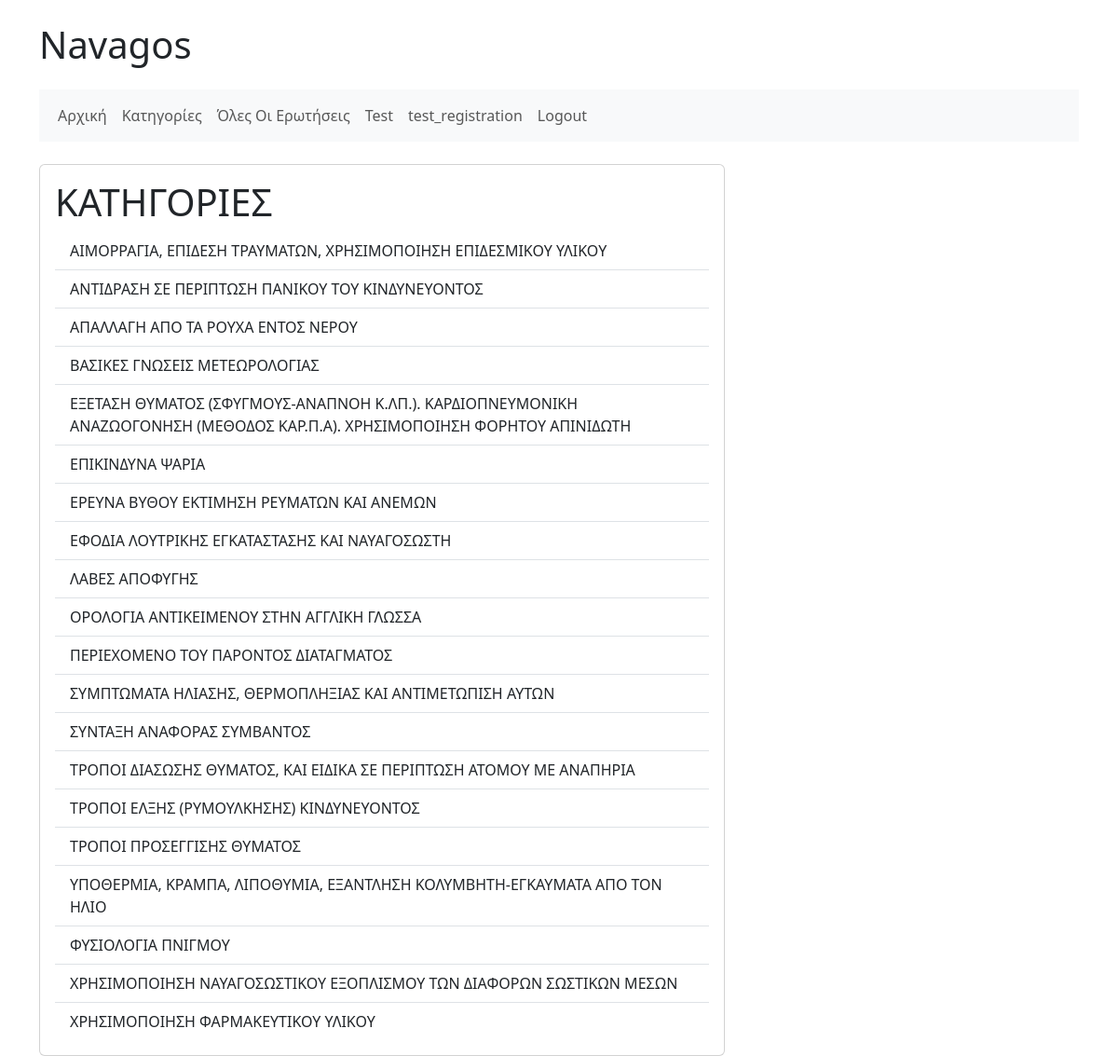
Screenshot of /categories/ (signed in) with the database file from the repository.
### navagos_main/models.py (models this page shows)
class Category(models.Model):
    category = models.TextField()
    def __str__(self):
        return self.category

### navagos_main/views.py (the view)
# urls.py: path('categories/', CategoryListCreateView.as_view(), name='category-list-create'),
@login_required
def categories(request):
    categories = Category.objects.order_by('id')
    context = {'categories' :categories}
    return render(request, 'navagos_main/categories.html', context)

### navagos_main/templates/navagos_main/categories.html
{% extends 'navagos_main/base.html' %}
{% block content %}
<div class="card">
  <div class="card-body">
    <h1 class="card-title">ΚΑΤΗΓΟΡΙΕΣ</h1>
    <ul class="list-group list-group-flush">
      {% for category in categories %}
        <li class="list-group-item">
          <a href="{{ category.id }}" class="text-decoration-none text-dark">
            {{ category }}
          </a>
        </li>
      {% empty %}
        <li class="list-group-item">
          No categories have been added yet.
        </li>
      {% endfor %}
    </ul>
  </div>
</div>
{% endblock content %}

### navagos_main/templates/navagos_main/base.html (shortened to what this page needs)
<!doctype html>
<html lang="en">
<head>
  <link href="https://cdn.jsdelivr.net/npm/bootstrap@5.3.3/dist/css/bootstrap.min.css" rel="stylesheet">
</head>
<body>
<div class="container">
  <h1 class="my-4">Navagos</h1>
  <nav class="navbar navbar-expand-lg navbar-light bg-light mb-4">
    <div class="container-fluid">
      <div class="collapse navbar-collapse" id="navbarNav">
        <ul class="navbar-nav">
          {% if user.is_authenticated %}
            <li class="nav-item">
              <a class="nav-link" href="{% url 'navagos_main:index' %}">Αρχική</a>
            </li>
            <li class="nav-item">
              <a class="nav-link" href="{% url 'navagos_main:categories' %}">Κατηγορίες</a>
            </li>
            <li class="nav-item">
              <a class="nav-link" href="{% url 'navagos_main:questions' %}">Όλες Οι Ερωτήσεις</a>
            </li>
            <li class="nav-item">
              <a class="nav-link" href="{% url 'navagos_main:test' %}">Test</a>
            </li>
            <li class="nav-item">
              <a class="nav-link" href="{% url 'navagos_main:account' %}">{{ user.username }}</a>
            </li>
            <li class="nav-item">
              <a class="nav-link" href="{% url 'navagos_auth_app:logout' %}">Logout</a>
            </li>
          {% endif %}
        </ul>
      </div>
    </div>
  </nav>
  <div class="row">
    <div class="col-md-8">
      {% block content %}
      {% endblock %}
    </div>
    <div class="col-md-4">
    </div>
  </div>
</div>
</body>
</html>

### rows the page displays
Category: category "ΑΙΜΟΡΡΑΓΙΑ, ΕΠΙΔΕΣΗ ΤΡΑΥΜΑΤΩΝ, ΧΡΗΣΙΜΟΠΟΙΗΣΗ ΕΠΙΔΕΣΜΙΚΟΥ ΥΛΙΚΟΥ"
Category: category "ΑΝΤΙΔΡΑΣΗ ΣΕ ΠΕΡΙΠΤΩΣΗ ΠΑΝΙΚΟΥ ΤΟΥ ΚΙΝΔΥΝΕΥΟΝΤΟΣ"
Category: category "ΑΠΑΛΛΑΓΗ ΑΠΟ ΤΑ ΡΟΥΧΑ ΕΝΤΟΣ ΝΕΡΟΥ"
Category: category "ΒΑΣΙΚΕΣ ΓΝΩΣΕΙΣ ΜΕΤΕΩΡΟΛΟΓΙΑΣ"
Category: category "ΕΞΕΤΑΣΗ ΘΥΜΑΤΟΣ (ΣΦΥΓΜΟΥΣ-ΑΝΑΠΝΟΗ Κ.ΛΠ.). ΚΑΡΔΙΟΠΝΕΥΜΟΝΙΚΗ ΑΝΑΖΩΟΓΟΝΗΣΗ (ΜΕΘΟΔΟΣ ΚΑΡ.Π.Α). ΧΡΗΣΙΜΟΠΟΙΗΣΗ ΦΟΡΗΤΟΥ ΑΠΙΝΙΔΩΤΗ"
Category: category "ΕΠΙΚΙΝΔΥΝΑ ΨΑΡΙΑ"
Category: category "ΕΡΕΥΝΑ ΒΥΘΟΥ ΕΚΤΙΜΗΣΗ ΡΕΥΜΑΤΩΝ ΚΑΙ ΑΝΕΜΩΝ"
Category: category "ΕΦΟΔΙΑ ΛΟΥΤΡΙΚΗΣ ΕΓΚΑΤΑΣΤΑΣΗΣ ΚΑΙ ΝΑΥΑΓΟΣΩΣΤΗ"
Category: category "ΛΑΒΕΣ ΑΠΟΦΥΓΗΣ"
Category: category "ΟΡΟΛΟΓΙΑ ΑΝΤΙΚΕΙΜΕΝΟΥ ΣΤΗΝ ΑΓΓΛΙΚΗ ΓΛΩΣΣΑ"
Category: category "ΠΕΡΙΕΧΟΜΕΝΟ ΤΟΥ ΠΑΡΟΝΤΟΣ ΔΙΑΤΑΓΜΑΤΟΣ"
Category: category "ΣΥΜΠΤΩΜΑΤΑ ΗΛΙΑΣΗΣ, ΘΕΡΜΟΠΛΗΞΙΑΣ ΚΑΙ ΑΝΤΙΜΕΤΩΠΙΣΗ ΑΥΤΩΝ"
Category: category "ΣΥΝΤΑΞΗ ΑΝΑΦΟΡΑΣ ΣΥΜΒΑΝΤΟΣ"
Category: category "ΤΡΟΠΟΙ ΔΙΑΣΩΣΗΣ ΘΥΜΑΤΟΣ, ΚΑΙ ΕΙΔΙΚΑ ΣΕ ΠΕΡΙΠΤΩΣΗ ΑΤΟΜΟΥ ΜΕ ΑΝΑΠΗΡΙΑ"
Category: category "ΤΡΟΠΟΙ ΕΛΞΗΣ (ΡΥΜΟΥΛΚΗΣΗΣ) ΚΙΝΔΥΝΕΥΟΝΤΟΣ"
Category: category "ΤΡΟΠΟΙ ΠΡΟΣΕΓΓΙΣΗΣ ΘΥΜΑΤΟΣ"
Category: category "ΥΠΟΘΕΡΜΙΑ, ΚΡΑΜΠΑ, ΛΙΠΟΘΥΜΙΑ, ΕΞΑΝΤΛΗΣΗ ΚΟΛΥΜΒΗΤΗ-ΕΓΚΑΥΜΑΤΑ ΑΠΟ ΤΟΝ ΗΛΙΟ"
Category: category "ΦΥΣΙΟΛΟΓΙΑ ΠΝΙΓΜΟΥ"
Category: category "ΧΡΗΣΙΜΟΠΟΙΗΣΗ ΝΑΥΑΓΟΣΩΣΤΙΚΟΥ ΕΞΟΠΛΙΣΜΟΥ ΤΩΝ ΔΙΑΦΟΡΩΝ ΣΩΣΤΙΚΩΝ ΜΕΣΩΝ"
Category: category "ΧΡΗΣΙΜΟΠΟΙΗΣΗ ΦΑΡΜΑΚΕΥΤΙΚΟΥ ΥΛΙΚΟΥ"

### other values shown
{{ user.username }} "test_registration"
